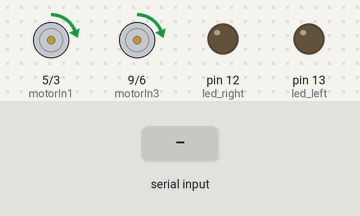
Bench run of a sketch on a simulated Arduino Uno, built with avr-gcc and run on an emulated ATmega328P. On the bench: motor-driver pin pairs drawn as motors (green arrow = first pin HIGH = forward, orange = second pin HIGH = backward, longer = more drive), output pins drawn as LEDs (lit = HIGH). The test bench sets the inputs (shaded band). What the sketch prints to the serial monitor is not drawn.

Above: at 1.2 s.
1.3 s: "T\n" received over the second serial link
2.8 s: "90 45\n" received over the second serial link
5.8 s: "0\n" received over the second serial link
Timing chart, 0 to 8.8 s (numbered marks = the images above; inputs shaded):
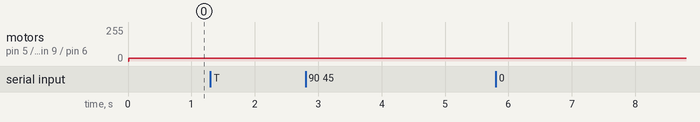

Measured:
- after the input at 1.3 s, every drawn part: stays the same
- after the input at 2.8 s, every drawn part: stays the same
- after the input at 5.8 s, every drawn part: stays the same

The sketch:

car.ino
```cpp
// 如果arduino插電腦，L298N接地然後12V要接arduino的5V
// 如果arduino沒接電腦，L298N接地然後12V接電池5V要接arduino的Vin
#include <SoftwareSerial.h>
SoftwareSerial Bluetooth(7, 8); //7 <-> Tx , 8 <-> Rx
template <typename T>
Print& operator<<(Print& printer, T value)
{
    printer.print(value);
    return printer;
}

char c=' ';
String newState = "";
long timer = 0;

struct State {
  int accel;
  int dir;
  int act;
  bool left;
  bool right;
};

State curState = { -5, 0, 0, false, false };

//pins setting
//要插在有~的pin
const byte motorIn1 = 5;
const byte motorIn2 = 3;
const byte motorIn3 = 9;
const byte motorIn4 = 6;
const byte led_left = 13;
const byte led_right = 12;

// motor 參數
byte offset_speed_L = 0;
byte offset_speed_R = 0;
const byte offset_num = 10;
const byte accel_num = 1;
const byte maxspeed = 250;
const byte minspeed = 20;
byte motorspeedR = minspeed;
byte motorspeedL = minspeed;

void parseStringToCurState(String newState) {
  int start = 0;
  int index = 0;
  for (int e=0; e<newState.length(); ++e) {
    if (newState[e] == ' ' || newState[e] == '\n') {
      switch (index) {
        case 0:
          curState.accel = newState.substring(start, e).toInt();
          break;
        case 1:
          curState.dir = newState.substring(start, e).toInt();
          break;
        case 2:
          curState.act = newState.substring(start, e).toInt();
          break;
        case 3:
          curState.left = newState.substring(start, e)=="T" ? true : false;
          break;
        case 4:
          curState.right = newState.substring(start, e)=="T" ? true : false;
          break;
        default:
          break;
      }
      start = e+1;
      index++;
    }
  }
  Serial << "State Changed: ("    << curState.accel << ", " \
         << curState.dir  << ", " << curState.act   << ", " \
         << curState.left << ", " << curState.right << ")\n";
}

void Activate() {
  analogWrite(motorIn1, 100);
  analogWrite(motorIn2, 0);
  analogWrite(motorIn3, 100);
  analogWrite(motorIn4, 0);
}

void Back_Activate() {
  analogWrite(motorIn1, 0);
  analogWrite(motorIn2, 100);
  analogWrite(motorIn3, 0);
  analogWrite(motorIn4, 100);
}

void Forward() {
  if (motorspeedL + offset_speed_L >= maxspeed) {
    analogWrite(motorIn1, maxspeed);
  }
  else if (motorspeedL + offset_speed_L <= minspeed) {
    analogWrite(motorIn1, minspeed);
  }
  else {
    analogWrite(motorIn1, motorspeedL + offset_speed_L);
  }
  analogWrite(motorIn2, 0);

  if (motorspeedR + offset_speed_R >= maxspeed) {
    analogWrite(motorIn3, maxspeed);
  }
  else if (motorspeedR + offset_speed_R <= minspeed) {
    analogWrite(motorIn3, minspeed);
  }
  else {
    analogWrite(motorIn3, motorspeedR + offset_speed_R);
  }
  analogWrite(motorIn4, 0);
}

void Backward() {
  analogWrite(motorIn1, 0);
  if (motorspeedL + offset_speed_L >= maxspeed) {
    analogWrite(motorIn2, maxspeed);
  }
  else if (motorspeedL + offset_speed_L <= minspeed) {
    analogWrite(motorIn2, minspeed);
  }
  else {
    analogWrite(motorIn2, motorspeedL + offset_speed_L);
  }

  analogWrite(motorIn3, 0);
  if (motorspeedR + offset_speed_R >= maxspeed) {
    analogWrite(motorIn4, maxspeed);
  }
  else if (motorspeedR + offset_speed_R <= minspeed) {
    analogWrite(motorIn4, minspeed);
  }
  else {
    analogWrite(motorIn4, motorspeedR + offset_speed_R);
  }
}

void Stop() {
  analogWrite(motorIn1, 0);
  analogWrite(motorIn2, 0);
  analogWrite(motorIn3, 0);
  analogWrite(motorIn4, 0);
}

void Drive(){
  if (curState.act == 1 || curState.act == -1){
    // control motorspeedL
    if (curState.accel >= 0){
      if (motorspeedL + curState.accel * accel_num <= maxspeed){
        motorspeedL += curState.accel * accel_num;
      }
      else{
        motorspeedL = maxspeed;
      }
    }
    else {
      if (motorspeedL + curState.accel * accel_num >= minspeed){
        motorspeedL += curState.accel * accel_num;
      }
      else{
        motorspeedL = minspeed;
      }
    }

    // control motorspeedR
    if (curState.accel >= 0){
      if (motorspeedR + curState.accel * accel_num <= maxspeed){
        motorspeedR += curState.accel * accel_num;
      }
      else{
        motorspeedR = maxspeed;
      }
    }
    else {
      if (motorspeedR + curState.accel * accel_num >= minspeed){
        motorspeedR += curState.accel * accel_num;
      }
      else{
        motorspeedR = minspeed;
      }
    }

    // control offset speed
    if (curState.dir >= 0){
      offset_speed_R = 0;
      offset_speed_L = offset_num * curState.dir;
    }
    else{
      offset_speed_L = 0;
      offset_speed_R = offset_num * curState.dir * -1;
    }

    if (curState.act == 1){
      if (motorspeedL < 35 || motorspeedR < 35) {
        Activate();
        delay(1);
      }
      Forward();
    }
    else{
      if (motorspeedL < 35 || motorspeedR < 35) {
        Back_Activate();
        delay(1);
      }
      Backward();
    }
  }
  else {
    curState.accel = -5;
    curState.dir = 0;
    curState.act = 0;
    curState.left = false;
    curState.right = false;
    motorspeedL = minspeed;
    motorspeedR = minspeed;
    Forward();
  }

  // print current speed
  Serial.print("Left speed: ");
  Serial.println(motorspeedL);
  Serial.print("Right speed: ");
  Serial.println(motorspeedR);
  Serial.print("Left offset speed: ");
  Serial.println(offset_speed_L);
  Serial.print("Right offset speed: ");
  Serial.println(offset_speed_R);

  // control LED
  if (curState.left) {
    digitalWrite(led_left,HIGH);
  }
  else{
    digitalWrite(led_left,LOW);
  }

  if (curState.right) {
    digitalWrite(led_right,HIGH);
  }
  else{
    digitalWrite(led_right,LOW);
  }

}

void setup() {
  pinMode(motorIn1,OUTPUT);   //left motors forward
  pinMode(motorIn2,OUTPUT);   //left motors reverse
  pinMode(motorIn3,OUTPUT);   //right motors forward
  pinMode(motorIn4,OUTPUT);   //right motors reverse
  pinMode(led_right,OUTPUT);   //Led right
  pinMode(led_left,OUTPUT);   //Led left
  Serial.begin(9600);
  Serial.println("Hello!I'm ready!");
  analogWrite(motorIn1, 0);
  analogWrite(motorIn2, 0);
  analogWrite(motorIn3, 0);
  analogWrite(motorIn4, 0);
  Bluetooth.begin(9600); //AT mode: should be set to 38400
}

void loop() {
  if(Bluetooth.available())
  {
    c=Bluetooth.read();
    newState += c;
    if (c == '\n') {
      parseStringToCurState(newState);
      newState = "";

    }
    // Serial.write(c);
  }
  if(millis() - timer > 10){
    Drive();
    timer = millis();
  }

}
```
